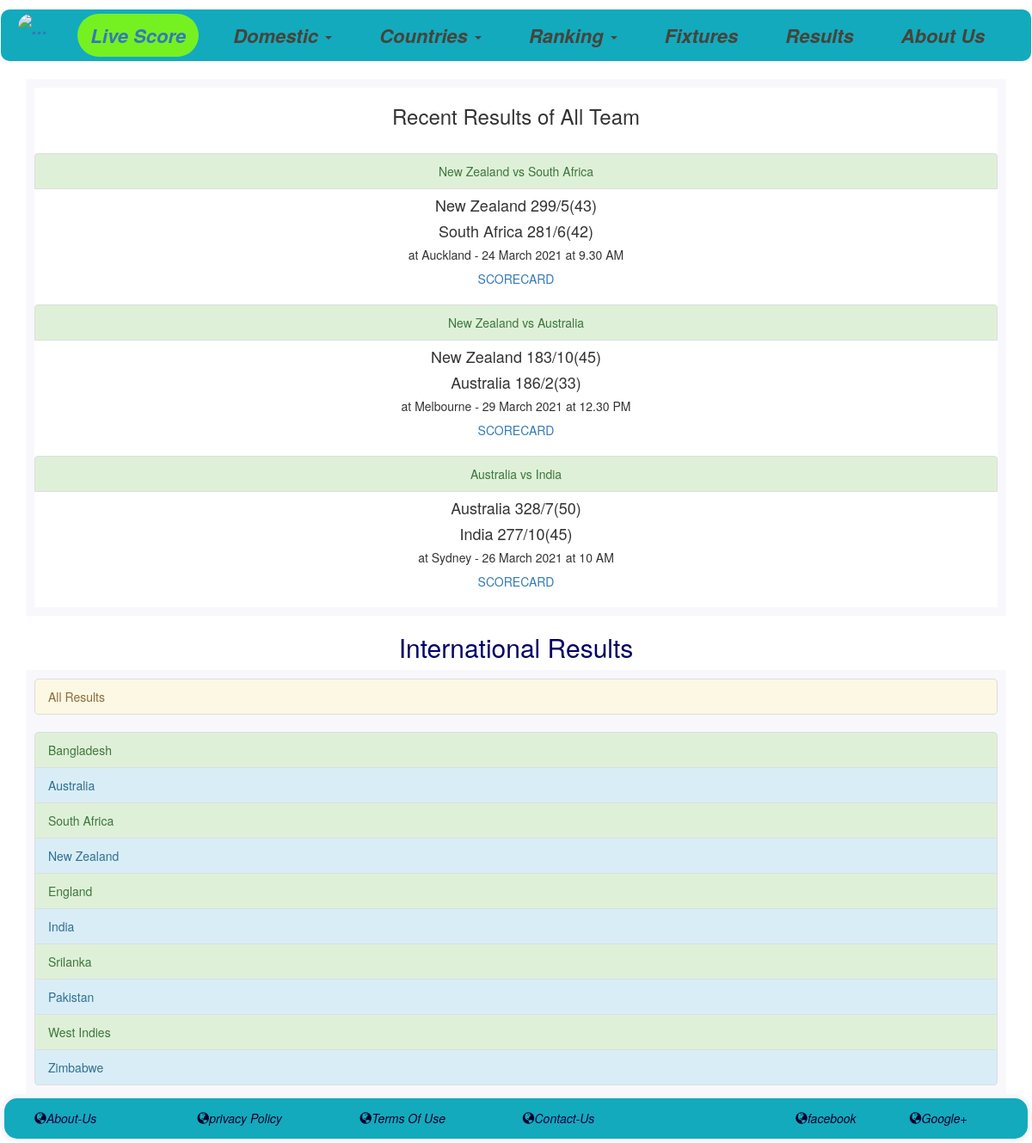
The app's page /Result.php?team_id=All with its own data.
### tables this page shows
CREATE TABLE `match_history` (
  `match_id` int(6) NOT NULL,
  `teamA` varchar(20) NOT NULL,
  `teamB` varchar(20) NOT NULL,
  `winner` varchar(20) DEFAULT NULL,
  `mom` varchar(30) NOT NULL,
  `match_date` varchar(30) NOT NULL,
  `place` varchar(30) NOT NULL,
  `toss` varchar(20) NOT NULL,
  `first_bat` varchar(20) NOT NULL,
  `scoreA` varchar(3) NOT NULL,
  `scoreB` varchar(3) NOT NULL,
  `wicketA` int(2) NOT NULL,
  `wicketB` int(2) NOT NULL,
  `overA` int(2) NOT NULL,
  `overB` int(2) NOT NULL,
  `extraA` int(2) NOT NULL,
  `extraB` int(2) NOT NULL,
  `umpireA` varchar(20) NOT NULL,
  `umpireB` varchar(20) NOT NULL,
  `referee` varchar(20) NOT NULL,
  `match_time` varchar(20) DEFAULT NULL,
  `match_status` varchar(10) DEFAULT NULL,
  `won_by` varchar(14) DEFAULT NULL,
  `match_type` varchar(20) NOT NULL DEFAULT 'International'
);

### Result.php (the view, shortened to what this page needs)
<?php
  include("header.php");
?>
<div class="container showresult">
          <?php
          if(isset($_GET["team_id"])){
              $team_id=$_GET["team_id"];
              require('connectdb.php');
              $stt = "END";
              $All = "All";
              $sql = "";
              if($team_id == $All) $sql = "SELECT * FROM match_history WHERE match_status = '$stt' ORDER BY match_id DESC";
              else $sql = "SELECT * FROM match_history WHERE match_status = '$stt' AND (teamA = '$team_id' OR teamB = '$team_id')  ORDER BY match_id DESC";
              $result = mysqli_query($cnctdb, $sql);
              $total_match = mysqli_num_rows($result);
              if($total_match != 0){
              ?>
                    <div class="result_list" style="text-align:center;">
                        <h3 class="Result_header">Recent Results of <?php echo $team_id; ?> Team</h3>
                        <br>
                    <?php
                      while($row1 = mysqli_fetch_row($result)){
                        $msg1 = $row1[1]." ".$row1[9]."/".$row1[11]."(".$row1[13].")";
                        $msg2 = $row1[2]." ".$row1[10]."/".$row1[12]."(".$row1[14].")";
                        $msg3 = " at ".$row1[6]." - ".$row1[5]." at ".$row1[20];
                      ?>
                          <div style="text-align:center;float:center;">
                            <a href="Scorecard.php?id=<?php echo $row1[0]; ?>" class="list-group-item list-group-item-success"> <?php echo $row1[1]." vs ".$row1[2]; ?> </a>
                            <h4><?php echo $msg1; ?></h4>
                            <h4><?php echo $msg2; ?></h4>
                            <h5><?php echo $msg3; ?></h5>
                            <a href="Scorecard.php?id=<?php echo $row1[0]; ?>">SCORECARD</a>
                          </div>
                          <br>
                    <?php
                      }
                      ?>
                    </div>
                <?php
                 }
                 ?>
         <?php
          }
        ?>
    </div>
<div class="container result_international">
  <h2 class="Result_header">International Results</h2>
  <div class="All_result">
    <a href="Result.php?team_id=All" class="list-group-item list-group-item-warning">All Results</a>
  </div>
  <div class="international_result_list">
    <div class="result_list">
      <a href="Result.php?team_id=Bangladesh" class="list-group-item list-group-item-success">Bangladesh</a>
      <a href="Result.php?team_id=Australia" class="list-group-item list-group-item-info">Australia</a>
      <a href="Result.php?team_id=South Africa" class="list-group-item list-group-item-success">South Africa</a>
      <a href="Result.php?team_id=New Zealand" class="list-group-item list-group-item-info">New Zealand</a>
      <a href="Result.php?team_id=England" class="list-group-item list-group-item-success">England</a>
      <a href="Result.php?team_id=India" class="list-group-item list-group-item-info">India</a>
      <a href="Result.php?team_id=Srilanka" class="list-group-item list-group-item-success">Srilanka</a>
      <a href="Result.php?team_id=Pakistan" class="list-group-item list-group-item-info">Pakistan</a>
      <a href="Result.php?team_id=West Indies" class="list-group-item list-group-item-success">West Indies</a>
      <a href="Result.php?team_id=Zimbabwe" class="list-group-item list-group-item-info">Zimbabwe</a>
    </div>
  </div>
</div>
<?php
  include("footer.php");
?>

### style_cricket.css (style rules this page uses)
h2.Result_header { color: #000066; text-align:center; }
div.All_result { border: 10px solid; border-color: #F8F8FC; }
div.result_list { border: 10px solid; border-color: #F8F8FC; }

### records on screen
match_history: teamA "New Zealand", teamB "South Africa", msg1 "New Zealand 299/5(43)", msg2 "South Africa 281/6(42)", msg3 "at Auckland - 24 March 2021 at 9.30 AM"
match_history: teamA "New Zealand", teamB "Australia", msg1 "New Zealand 183/10(45)", msg2 "Australia 186/2(33)", msg3 "at Melbourne - 29 March 2021 at 12.30 PM"
match_history: teamA "Australia", teamB "India", msg1 "Australia 328/7(50)", msg2 "India 277/10(45)", msg3 "at Sydney - 26 March 2021 at 10 AM"

### other values on screen
$team_id "All"
